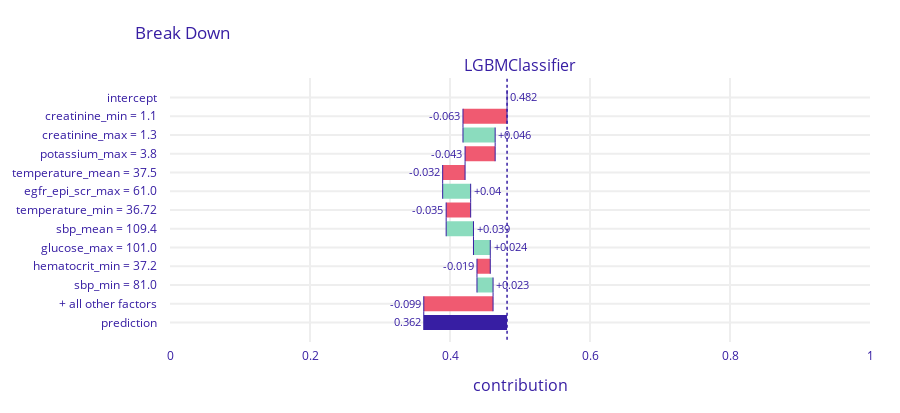

The notebook cell this image was saved under:
### Code cell
row_number = 1
exp.predict_parts(X_test.iloc[[row_number]], N=100).plot(min_max=[0,1])

### Figure 1 — Plotly figure (JSON) as saved in the notebook; plotly's stock layout.template omitted (floating-point values rounded to 4 significant figures)
{"data": [{"base": 0.4815, "connector": {"line": {"color": "#371ea3", "dash": "solid", "width": 1}, "mode": "spanning"}, "decreasing": {"marker": {"color": "#f05a71"}}, "hoverinfo": "text+delta", "hoverlabel": {"bgcolor": "rgba(0,0,0,0.8)"}, "hovertext": ["Average response: 0.482<br>Prediction: 0.362", "creatinine_min = 1.1<br>decreases average response by", "creatinine_max = 1.3<br>increases average response by", "potassium_max = 3.8<br>decreases average response by", "temperature_mean = 37.5<br>decreases average response by", "egfr_epi_scr_max = 61.0<br>increases average response by", "temperature_min = 36.72<br>decreases average response by", "sbp_mean = 109.4<br>increases average response by", "glucose_max = 101.0<br>increases average response by", "hematocrit_min = 37.2<br>decreases average response by", "sbp_min = 81.0<br>increases average response by", "+ all other factors<br>decreases average response by", "Average response: 0.482<br>Prediction: 0.362"], "increasing": {"marker": {"color": "#8bdcbe"}}, "measure": ["relative", "relative", "relative", "relative", "relative", "relative", "relative", "relative", "relative", "relative", "relative", "relative", "total"], "orientation": "h", "showlegend": false, "text": ["0.482", "-0.063", "+0.046", "-0.043", "-0.032", "+0.04", "-0.035", "+0.039", "+0.024", "-0.019", "+0.023", "-0.099", "0.362"], "textposition": "outside", "totals": {"marker": {"color": "#371ea3"}}, "type": "waterfall", "x": [0, -0.063, 0.046, -0.043, -0.032, 0.04, -0.035, 0.039, 0.024, -0.019, 0.023, -0.099, -0.12], "xaxis": "x", "y": ["intercept", "creatinine_min = 1.1", "creatinine_max = 1.3", "potassium_max = 3.8", "temperature_mean = 37.5", "egfr_epi_scr_max = 61.0", "temperature_min = 36.72", "sbp_mean = 109.4", "glucose_max = 101.0", "hematocrit_min = 37.2", "sbp_min = 81.0", "+ all other factors", "prediction"], "yaxis": "y"}], "layout": {"annotations": [{"font": {"size": 16}, "showarrow": false, "text": "LGBMClassifier", "x": 0.5, "xanchor": "center", "xref": "paper", "y": 1, "yanchor": "bottom", "yref": "paper"}, {"font": {"size": 16}, "showarrow": false, "text": "contribution", "x": 0.5, "xanchor": "center", "xref": "paper", "y": 0, "yanchor": "top", "yref": "paper", "yshift": -30}], "font": {"color": "#371ea3"}, "height": 413, "margin": {"b": 71, "r": 30, "t": 78}, "shapes": [{"line": {"color": "#371ea3", "dash": "dot", "width": 1.5}, "type": "line", "x0": 0.4815, "x1": 0.4815, "xref": "x", "y0": -1, "y1": 13, "yref": "y"}], "title": {"text": "Break Down", "x": 0.15}, "xaxis": {"anchor": "y", "automargin": true, "domain": [0, 1], "fixedrange": true, "gridwidth": 2, "range": [0, 1], "tickcolor": "white", "ticklen": 3, "ticks": "outside", "type": "linear", "zeroline": false}, "yaxis": {"anchor": "x", "automargin": true, "autorange": "reversed", "domain": [0, 1], "fixedrange": true, "gridwidth": 2, "tickcolor": "white", "ticklen": 10, "ticks": "outside", "type": "category"}}}
